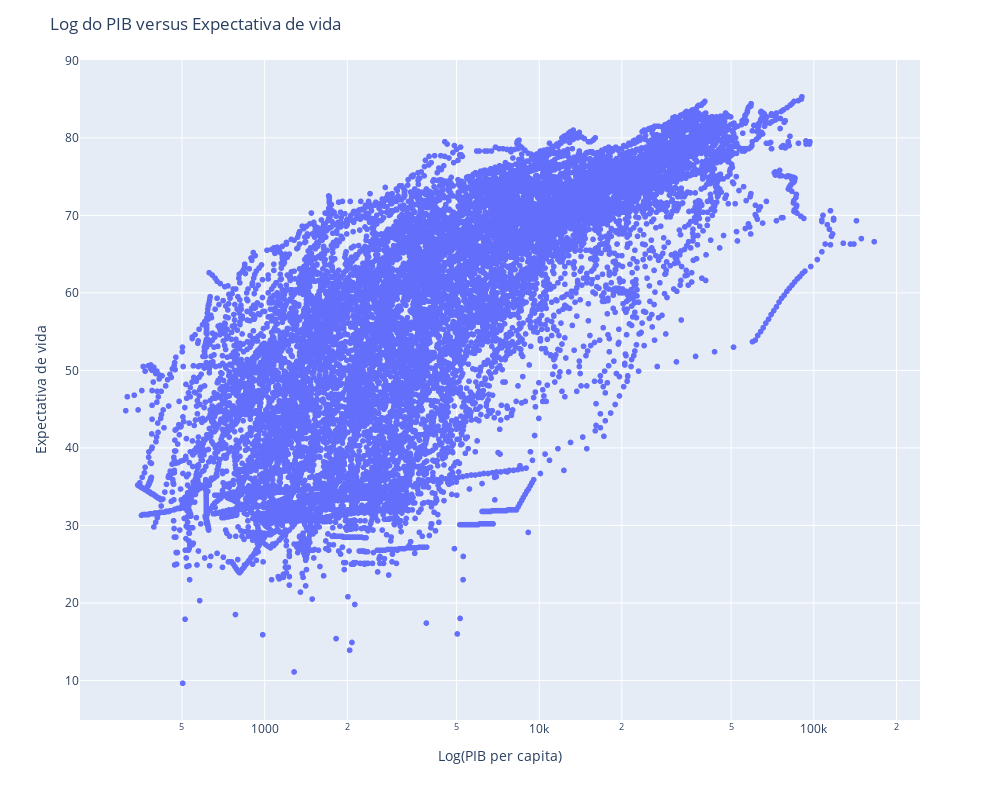

Notebook code cell kept with this figure:
### Markdown cell above
#### Para construir o Scatter plot será utilizada a biblioteca 'plotly.express', é uma biblioteca de visualização de dados do Python, com ela é possível construir gráficos de maneira simples e esteticamente bonitos.

### Code cell
fig = px.scatter(df, x = "perCap", y = "expVida", log_x = True, width = 1000, height = 800)
fig.update_traces(maker = dict(size = 12, line = dict(width = 2)), selector = dict(mode = "makers"))
fig.update_layout(title = "Log do PIB versus Expectativa de vida")
fig.update_xaxes(title = "Log(PIB per capita)")
fig.update_yaxes(title = "Expectativa de vida")
fig.show()

### Figure 1 — Plotly figure (JSON) as saved in the notebook; plotly's stock layout.template omitted (floating-point values rounded to 4 significant figures; data arrays with more than 128 entries replaced by an {"elided": "..."} marker saying what was removed)
{"data": [{"hovertemplate": "perCap=%{x}<br>expVida=%{y}<extra></extra>", "legendgroup": "", "marker": {"color": "#636efa", "symbol": "circle"}, "mode": "markers", "name": "", "showlegend": false, "type": "scattergl", "x": {"elided": "15655 int values"}, "xaxis": "x", "y": {"elided": "15655 float values"}, "yaxis": "y"}], "layout": {"height": 800, "legend": {"tracegroupgap": 0}, "margin": {"t": 60}, "title": {"text": "Log do PIB versus Expectativa de vida"}, "width": 1000, "xaxis": {"anchor": "y", "autorange": true, "domain": [0, 1], "range": [2.328, 5.387], "title": {"text": "Log(PIB per capita)"}, "type": "log"}, "yaxis": {"anchor": "x", "autorange": true, "domain": [0, 1], "range": [4.899, 90.04], "title": {"text": "Expectativa de vida"}, "type": "linear"}}}
